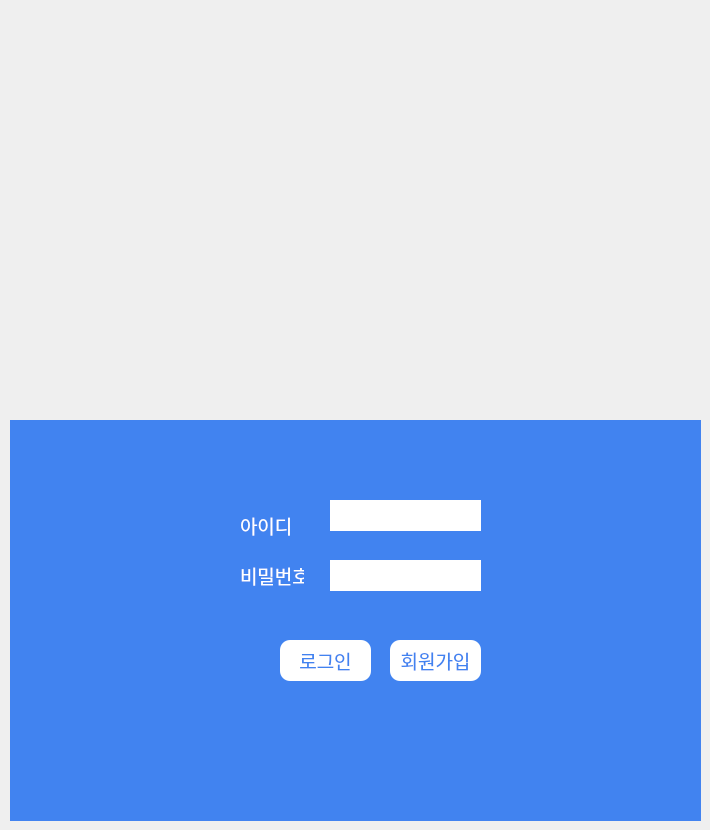
   <widget class="QWidget" name="page_2">
    <widget class="QLabel" name="label_6">
     <property name="geometry">
      <rect>
       <x>240</x>
       <y>510</y>
       <width>64</width>
       <height>31</height>
      </rect>
     </property>
     <property name="font">
      <font>
       <family>배달의민족 한나체 Pro</family>
       <pointsize>14</pointsize>
       <weight>50</weight>
       <bold>false</bold>
      </font>
     </property>
     <property name="styleSheet">
      <string notr="true">
color:rgb(255,255,255);</string>
     </property>
     <property name="text">
      <string>아이디</string>
     </property>
    </widget>
    <widget class="QLabel" name="label_7">
     <property name="geometry">
      <rect>
       <x>240</x>
       <y>560</y>
       <width>64</width>
       <height>31</height>
      </rect>
     </property>
     <property name="font">
      <font>
       <family>배달의민족 한나체 Pro</family>
       <pointsize>14</pointsize>
       <weight>50</weight>
       <bold>false</bold>
      </font>
     </property>
     <property name="styleSheet">
      <string notr="true">
color:rgb(255,255,255);</string>
     </property>
     <property name="text">
      <string>비밀번호</string>
     </property>
    </widget>
    <widget class="QLineEdit" name="id_2">
     <property name="geometry">
      <rect>
       <x>330</x>
       <y>500</y>
       <width>151</width>
       <height>31</height>
      </rect>
     </property>
     <property name="font">
      <font>
       <family>나눔손글씨 느릿느릿체</family>
       <pointsize>17</pointsize>
      </font>
     </property>
     <property name="styleSheet">
      <string notr="true">border-style: solid;
</string>
     </property>
    </widget>
    <widget class="QLineEdit" name="ps_2">
     <property name="geometry">
      <rect>
       <x>330</x>
       <y>560</y>
       <width>151</width>
       <height>31</height>
      </rect>
     </property>
     <property name="font">
      <font>
       <family>나눔손글씨 느릿느릿체</family>
       <pointsize>12</pointsize>
      </font>
     </property>
     <property name="styleSheet">
      <string notr="true">border-style: solid;
</string>
     </property>
     <property name="echoMode">
      <enum>QLineEdit::Password</enum>
     </property>
    </widget>
    <widget class="QPushButton" name="login_action">
     <property name="geometry">
      <rect>
       <x>280</x>
       <y>640</y>
       <width>91</width>
       <height>41</height>
      </rect>
     </property>
     <property name="font">
      <font>
       <family>배달의민족 한나체 Pro</family>
       <pointsize>14</pointsize>
       <weight>50</weight>
       <bold>false</bold>
      </font>
     </property>
     <property name="styleSheet">
      <string notr="true">background-color:rgb(255,255,255);

color:rgb(65,131,240);
border-style: solid;
border-radius: 10px;
</string>
     </property>
     <property name="text">
      <string>로그인</string>
     </property>
    </widget>
    <widget class="QPushButton" name="join_page">
     <property name="geometry">
      <rect>
       <x>390</x>
       <y>640</y>
       <width>91</width>
       <height>41</height>
      </rect>
     </property>
     <property name="font">
      <font>
       <family>배달의민족 한나체 Pro</family>
       <pointsize>14</pointsize>
       <weight>50</weight>
       <bold>false</bold>
      </font>
     </property>
     <property name="styleSheet">
      <string notr="true">background-color:rgb(255,255,255);

color:rgb(65,131,240);
border-style: solid;
border-radius: 10px;</string>
     </property>
     <property name="text">
      <string>회원가입</string>
     </property>
    </widget>
    <widget class="QLabel" name="label_5">
     <property name="geometry">
      <rect>
       <x>10</x>
       <y>0</y>
       <width>691</width>
       <height>421</height>
      </rect>
     </property>
     <property name="text">
      <string/>
     </property>
     <property name="pixmap">
      <pixmap>../../Desktop/캡쳐/곤충 1페이지.PNG</pixmap>
     </property>
     <property name="scaledContents">
      <bool>true</bool>
     </property>
    </widget>
    <widget class="QLabel" name="label_17">
     <property name="geometry">
      <rect>
       <x>10</x>
       <y>420</y>
       <width>691</width>
       <height>401</height>
      </rect>
     </property>
     <property name="styleSheet">
      <string notr="true">background-color:rgb(65,131,240);
color:white;
</string>
     </property>
     <property name="text">
      <string/>
     </property>
    </widget>
    <zorder>label_17</zorder>
    <zorder>label_6</zorder>
    <zorder>label_7</zorder>
    <zorder>id_2</zorder>
    <zorder>ps_2</zorder>
    <zorder>login_action</zorder>
    <zorder>join_page</zorder>
    <zorder>label_5</zorder>
   </widget>
